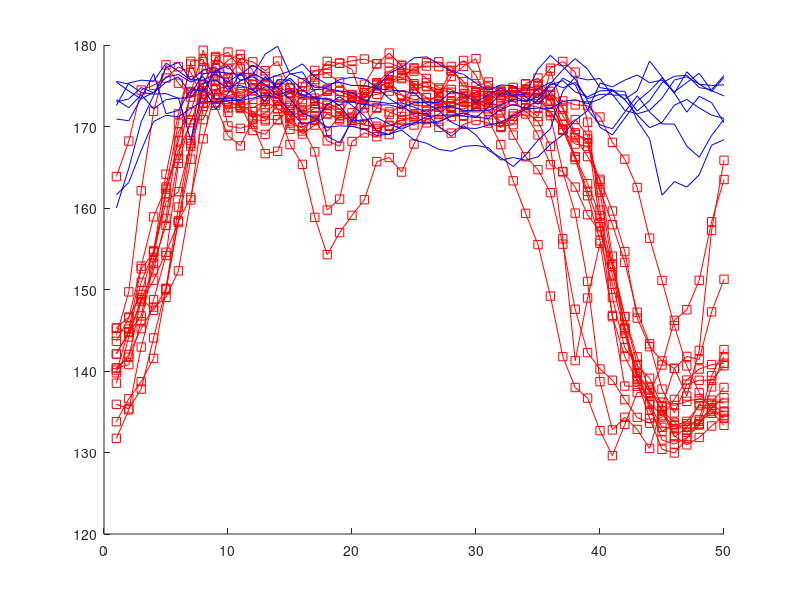
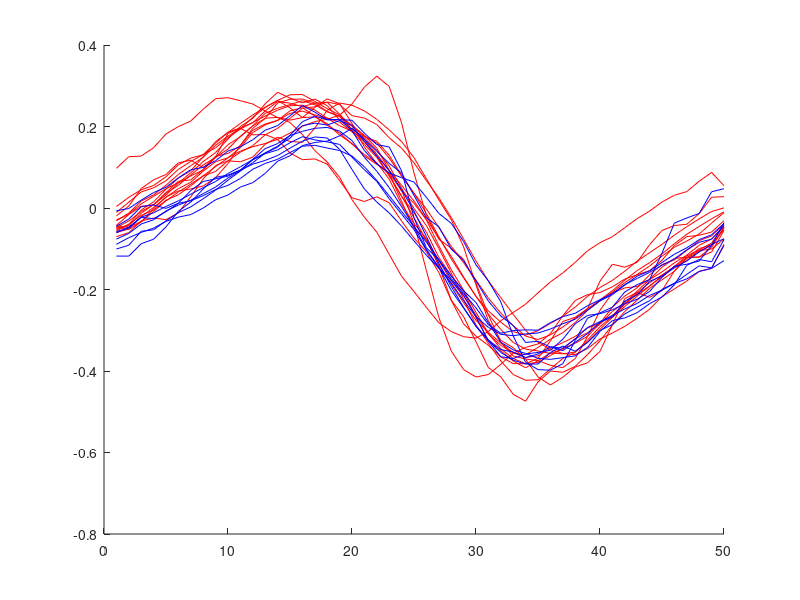
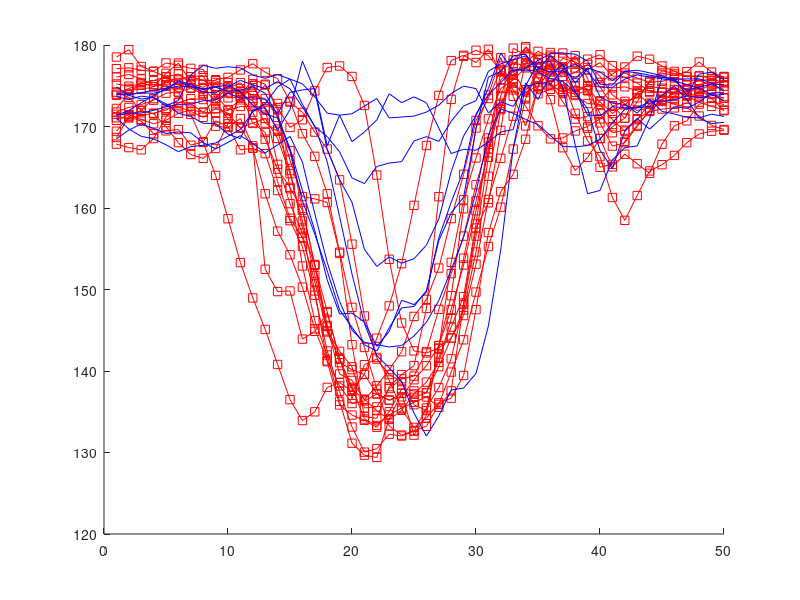
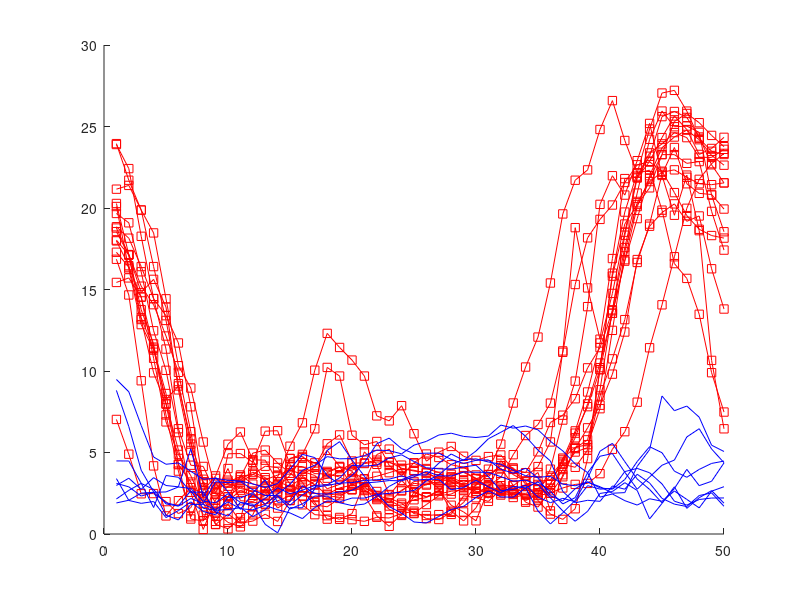

These figures' MATLAB source, in order:
% test simple features relative postion
% simple feature test which takes different characteristics of the curves
% and  makes a feature based on them
% MM and gaussian unit test
% for 5 key positions
clc
clear all
close all
data_train=load('final_data_for_train_test/train_for_model_3.mat');
data_train=data_train.train_for_model;
[J D]=size(data_train);
%% possible normalization of the data

figure(1)
hold on
figure (2)
hold on
figure (3)
hold on
figure (4)
hold on
figure (5)
hold on
Angles_normal=zeros(4,D);
for h=1:50:D

  %  normalized = featureNormalize(data_train(:, h:h+49)')';
  % get the max and mean
  normalized=data_train(:, h:h+49);
  %normalized=Normalize_between_0_and_1(data_train(:, h:h+49));
  normalized_data(1:27,h:h+49)=normalized;
  dist=zeros(1,50);
  for i=1:50
      a=([normalized(7,i),normalized(8,i),normalized(9,i)]-[normalized(1,i),normalized(2,i), normalized(3,i)]);
      b=([normalized(7,i),normalized(8,i),normalized(9,i)]-[normalized(4,i),normalized(5,i), normalized(6,i)]);
      angle_1(i)=atan2d(norm(cross(a,b)),dot(a,b));
      c=([normalized(19,i),normalized(20,i),normalized(21,i)]-[normalized(25,i),normalized(26,i), normalized(27,i)]);
      d=([normalized(19,i),normalized(20,i),normalized(21,i)]-[normalized(22,i),normalized(23,i), normalized(24,i)]);
%       c=pdist([normalized(25,i),normalized(26,i), normalized(27,i);normalized(22,i),normalized(23,i),normalized(24,i)],'euclidean');
%       a=pdist([normalized(25,i),normalized(26,i), normalized(27,i);normalized(19,i),normalized(20,i),normalized(21,i)],'euclidean');
%       b=pdist([normalized(22,i),normalized(23,i), normalized(24,i);normalized(19,i),normalized(20,i),normalized(21,i)],'euclidean');
      angle_1_r(i)=atan2d(norm(cross(c,d)),dot(c,d));
      %figure(3)
      %[normalized(10,i),normalized(11,i), normalized(12,i);normalized(16,i),normalized(17,i),normalized(18,i)]
      %[normalized(7,i),normalized(8,i), normalized(9,i);normalized(19,i),normalized(20,i),normalized(21,i)]
      %scatter3([normalized(1,i),normalized(25,i)], [normalized(2,i),normalized(26,i)], [normalized(3,i),normalized(27,i)], '.', 'b');
     % ankle hip knee 
      a=([normalized(4,i),normalized(5,i),normalized(6,i)]-[normalized(7,i),normalized(8,i), normalized(9,i)]);
      b=([normalized(4,i),normalized(5,i),normalized(6,i)]-[normalized(1,i),normalized(2,i), normalized(3,i)]);
      angle_1_H(i)=atan2d(norm(cross(a,b)),dot(a,b));
     
      c=([normalized(22,i),normalized(23,i), normalized(24,i)]-[normalized(19,i),normalized(20,i),normalized(21,i)]);
      d=([normalized(22,i),normalized(23,i), normalized(24,i)]-[normalized(25,i),normalized(26,i), normalized(27,i)]);
      angle_1_Hr(i)=atan2d(norm(cross(c,d)),dot(c,d));
     
  end     
  figure(1)
   plot(angle_1, '-sr');
   figure(2)
   plot(normalized(27,:),'r');
 figure(3)
 plot(angle_1_r,'-sr');
 figure(4)
 plot(angle_1_H,'-sr'); 
 figure(5)
  plot(angle_1_Hr,'-sr');
  Angles_normal(1,h:h+49)=angle_1;
  Angles_normal(2,h:h+49)=angle_1_r;
  Angles_normal(3,h:h+49)=angle_1_H;
  Angles_normal(4,h:h+49)=angle_1_Hr;
  
  
  
end
clear normalized
%%
%% abnormal LKI
figure(1)
hold on
LKI=load('final_data_for_train_test/test_LKI_2.mat');
LKI=LKI.train_for_model_LKI;
[N T]=size(LKI);
nS=T/50;
%number of sequences
Angles_RKI=zeros(4,T);
for h=1:50:T

   %normalized = featureNormalize(LKI(:, h:h+49)')';
   % get the max and mean
   normalized=LKI(:, h:h+49);
  % normalized=Normalize_between_0_and_1(LKI(:, h:h+49));
   normalized_data_LKI(1:27,h:h+49)=normalized;
 dist=zeros(1,50);
  for i=1:50
      a=([normalized(7,i),normalized(8,i),normalized(9,i)]-[normalized(1,i),normalized(2,i), normalized(3,i)]);
      b=([normalized(7,i),normalized(8,i),normalized(9,i)]-[normalized(4,i),normalized(5,i), normalized(6,i)]);
      angle_2(i)=atan2d(norm(cross(a,b)),dot(a,b));
      c=([normalized(19,i),normalized(20,i),normalized(21,i)]-[normalized(25,i),normalized(26,i), normalized(27,i)]);
      d=([normalized(19,i),normalized(20,i),normalized(21,i)]-[normalized(22,i),normalized(23,i), normalized(24,i)]);
%       c=pdist([normalized(25,i),normalized(26,i), normalized(27,i);normalized(22,i),normalized(23,i),normalized(24,i)],'euclidean');
%       a=pdist([normalized(25,i),normalized(26,i), normalized(27,i);normalized(19,i),normalized(20,i),normalized(21,i)],'euclidean');
%       b=pdist([normalized(22,i),normalized(23,i), normalized(24,i);normalized(19,i),normalized(20,i),normalized(21,i)],'euclidean');
      angle_2_r(i)=atan2d(norm(cross(c,d)),dot(c,d));
      %([normalized(7,i),normalized(8,i), normalized(9,i);normalized(19,i),normalized(20,i),normalized(21,i)],'euclidean');
    
      a=([normalized(4,i),normalized(5,i),normalized(6,i)]-[normalized(7,i),normalized(8,i), normalized(9,i)]);
      b=([normalized(4,i),normalized(5,i),normalized(6,i)]-[normalized(1,i),normalized(2,i), normalized(3,i)]);
      angle_2_H(i)=atan2d(norm(cross(a,b)),dot(a,b));
     
      c=([normalized(22,i),normalized(23,i), normalized(24,i)]-[normalized(19,i),normalized(20,i),normalized(21,i)]);
      d=([normalized(22,i),normalized(23,i), normalized(24,i)]-[normalized(25,i),normalized(26,i), normalized(27,i)]);
      angle_2_Hr(i)=atan2d(norm(cross(c,d)),dot(c,d));
      %figure(3)
     % scatter3([normalized(1,i),normalized(25,i)], [normalized(2,i),normalized(26,i)], [normalized(3,i),normalized(27,i)], 'r');
  end  
  figure(1)
   plot(angle_2,'b');
  figure(2)
   plot(normalized(27,:),'b');
    figure(3)
   plot(angle_2_r,'b');
    figure(4)
 plot(angle_2_H,'b'); 
 figure(5)
  plot(angle_2_Hr,'b');
  
  
  Angles_LKI(1,h:h+49)=angle_2;
  Angles_LKI(2,h:h+49)=angle_2_r;
  Angles_LKI(3,h:h+49)=angle_2_H;
  Angles_LKI(4,h:h+49)=angle_2_Hr;
  
  
end
% figure(4)
%    hold on
%    plot((angle./angler),'b');
%    plot((angle_1./angler_1), 'r');